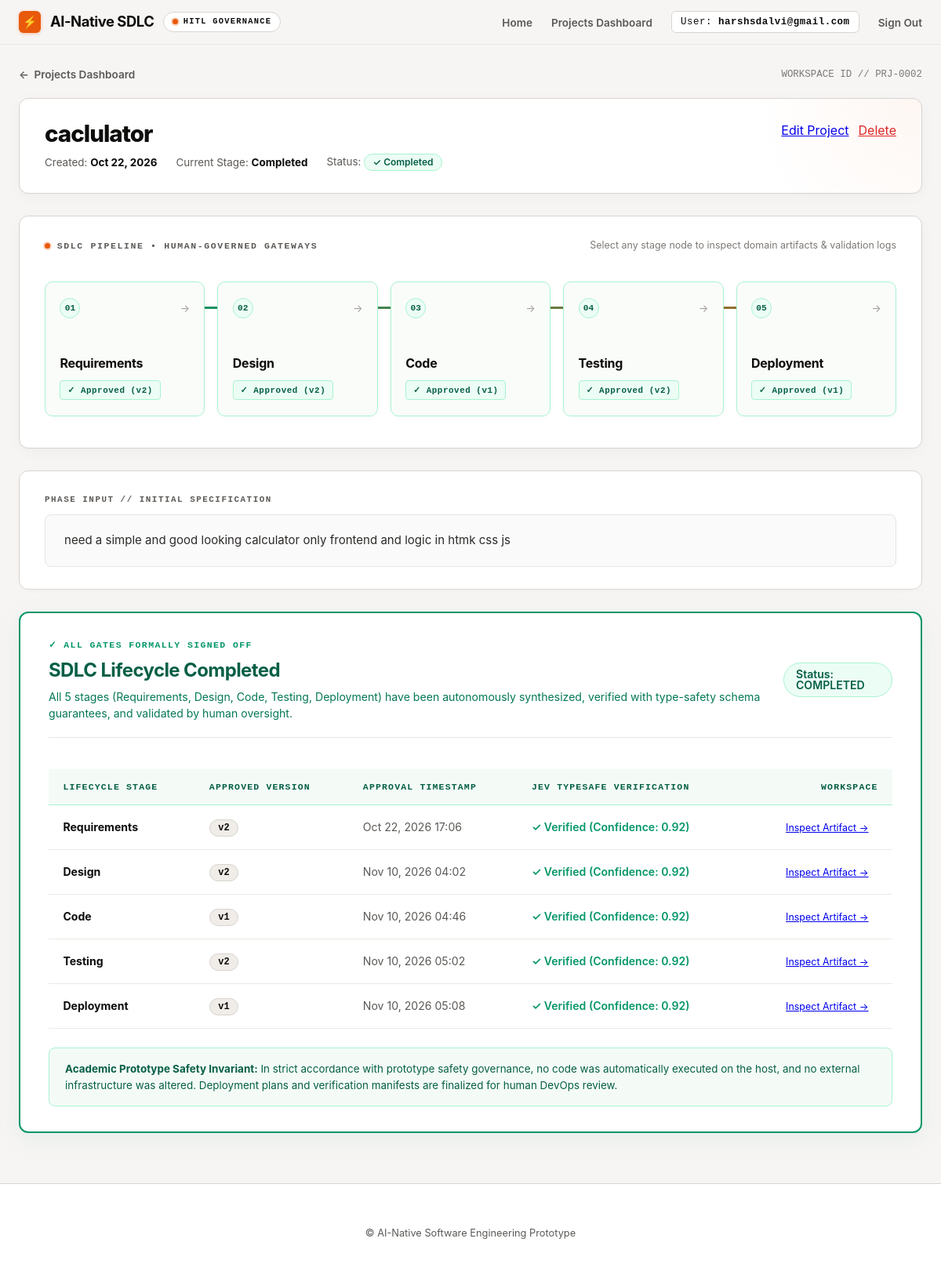
/projects/2/ (signed in), run on the app's committed database.
### projects/models.py (models this page shows, shortened)
class Project(models.Model):
    STAGE_CHOICES = [
        ('REQUIREMENTS', 'Requirements'),
        ('DESIGN', 'Design'),
        ('CODE', 'Code'),
        ('TESTING', 'Testing'),
        ('DEPLOYMENT', 'Deployment'),
        ('COMPLETED', 'Completed'),
    ]
    STATUS_CHOICES = [
        ('ACTIVE', 'Active'),
        ('COMPLETED', 'Completed'),
        ('ARCHIVED', 'Archived'),
    ]
    owner = models.ForeignKey(User, on_delete=models.CASCADE, related_name='projects')
    name = models.CharField(max_length=255)
    description = models.TextField()
    current_stage = models.CharField(max_length=20, choices=STAGE_CHOICES, default='REQUIREMENTS')
    status = models.CharField(max_length=20, choices=STATUS_CHOICES, default='ACTIVE')
    created_at = models.DateTimeField(auto_now_add=True)
    updated_at = models.DateTimeField(auto_now=True)
    class Meta:
        ordering = ['-updated_at']

### workflow/models.py (models this page shows, shortened)
class Artifact(models.Model):
    SOURCE_CHOICES = [
        ('AI', 'AI Generated'),
        ('HUMAN', 'Human Edited'),
    ]
    project = models.ForeignKey(Project, on_delete=models.CASCADE, related_name='artifacts')
    stage = models.CharField(max_length=20, choices=Project.STAGE_CHOICES)
    version = models.PositiveIntegerField(default=1)
    content = models.TextField()
    created_by = models.ForeignKey(User, on_delete=models.SET_NULL, null=True, blank=True, related_name='created_artifacts')
    source_type = models.CharField(max_length=10, choices=SOURCE_CHOICES, default='AI')
    is_approved = models.BooleanField(default=False)
    created_at = models.DateTimeField(auto_now_add=True)
    validation_meta = models.JSONField(null=True, blank=True)
    class Meta:
        unique_together = ('project', 'stage', 'version')
        ordering = ['-version']

### projects/views.py (the view)
# urls.py: path('<int:pk>/', views.project_detail_view, name='project_detail'),
@login_required
def project_detail_view(request, pk):
    project = get_object_or_404(Project, pk=pk, owner=request.user)
    stages = [s[0] for s in Project.STAGE_CHOICES]
    current_index = stages.index(project.current_stage) if project.current_stage in stages else 0
    completion_summary = None
    if project.status == 'COMPLETED' or project.current_stage == 'COMPLETED':
        summary_artifacts = []
        for s_key, s_name in [('REQUIREMENTS', 'Requirements'), ('DESIGN', 'Design'), ('CODE', 'Code'), ('TESTING', 'Testing'), ('DEPLOYMENT', 'Deployment')]:
            appr = project.artifacts.filter(stage=s_key, is_approved=True).order_by('-version').first()
            summary_artifacts.append({
                'stage': s_key,
                'stage_name': s_name,
                'artifact': appr,
            })
        completion_summary = {
            'is_completed': True,
            'artifacts': summary_artifacts,
        }
    sdlc_stages = ['REQUIREMENTS', 'DESIGN', 'CODE', 'TESTING', 'DEPLOYMENT']
    stage_display_names = dict(Project.STAGE_CHOICES)
    pipeline_info = []
    for s in sdlc_stages:
        approved_art = project.artifacts.filter(stage=s, is_approved=True).order_by('-version').first()
        has_any_art = project.artifacts.filter(stage=s).exists()
        pipeline_info.append({
            'stage': s,
            'name': stage_display_names.get(s, s),
            'is_approved': approved_art is not None,
            'approved_version': approved_art.version if approved_art else None,
            'is_current': (project.current_stage == s and project.status != 'COMPLETED'),
            'has_artifacts': has_any_art,
        })
    context = {
        'project': project,
        'stages': stages,
        'current_index': current_index,
        'completion_summary': completion_summary,
        'pipeline_info': pipeline_info,
    }
    return render(request, 'projects/project_detail.html', context)

### projects/templates/projects/project_detail.html (shortened to what this page needs)
{% extends "base.html" %}
{% block content %}
<div class="project-top-nav">
    <a href="{% url 'dashboard' %}" class="back-link">
        <span>&larr;</span>
        <span>Projects Dashboard</span>
    </a>
    <div style="font-size: 0.78rem; font-family: ui-monospace, SFMono-Regular, Menlo, Monaco, Consolas, monospace; color: #7D7975;">
        WORKSPACE ID // PRJ-{{ project.pk|stringformat:"04d" }}
    </div>
</div>
<div class="detail-header-card">
    <div>
        <h1 class="project-title-large">{{ project.name }}</h1>
        <div class="project-meta-row">
            <span>Created: <strong>{{ project.created_at|date:"M d, Y" }}</strong></span>
            <span>Current Stage: <strong>{{ project.get_current_stage_display }}</strong></span>
            <span>Status:
                {% if project.status == 'COMPLETED' %}
                    <span class="badge badge-approved">✓ Completed</span>
                {% else %}
                    <span class="badge" style="background:#FFF7ED; color:#C2410C; border:1px solid #FED7AA;">
                        <span class="signal-dot" style="width:5px; height:5px;"></span> Active Pipeline
                    </span>
                {% endif %}
            </span>
        </div>
    </div>
    <div style="display: flex; gap: 0.75rem; align-items: center;">
        <a href="{% url 'project_update' project.pk %}" class="btn-secondary">Edit Project</a>
        <a href="{% url 'project_delete' project.pk %}" class="btn-secondary" style="color:#DC2626; border-color:#FECACA;">Delete</a>
    </div>
</div>
<div class="pipeline-section">
    <div class="pipeline-header">
        <div class="pipeline-header-title">
            <span class="signal-dot"></span>
            <span>SDLC Pipeline &bull; Human-Governed Gateways</span>
        </div>
        <span style="font-size: 0.78rem; color: #7D7975;">Select any stage node to inspect domain artifacts &amp; validation logs</span>
    </div>
    <div class="pipeline-track-wrapper">
        <div class="pipeline-nodes-grid">
            {% for node in pipeline_info %}
                <a href="{% url 'stage_detail' project.pk node.stage %}"
                   class="pipeline-node {% if node.is_approved %}node-approved{% elif node.is_current %}node-current{% endif %}">
                    <div class="node-top-strip">
                        <span class="node-idx-badge">0{{ forloop.counter }}</span>
                        <span class="node-arrow-hint">&rarr;</span>
                    </div>
                    <div>
                        <div class="node-stage-title">{{ node.name }}</div>
                        {% if node.is_approved %}
                            <span class="node-status-chip chip-approved">✓ Approved (v{{ node.approved_version }})</span>
                        {% elif node.is_current %}
                            <span class="node-status-chip chip-current">● Current Active</span>
                        {% else %}
                            <span class="node-status-chip chip-pending">○ Pending</span>
                        {% endif %}
                    </div>
                </a>
            {% endfor %}
        </div>
    </div>
</div>
<div class="section-card">
    <div class="section-tag">
        <span>PHASE INPUT // INITIAL SPECIFICATION</span>
    </div>
    <div class="problem-statement-text">{{ project.description }}</div>
</div>
{% if completion_summary %}
<div class="completion-card">
    <div class="completion-card-header">
        <div>
            <div style="font-family: ui-monospace, SFMono-Regular, Menlo, Monaco, Consolas, monospace; font-size: 0.72rem; font-weight: 700; color: #059669; letter-spacing: 0.12em; text-transform: uppercase; margin-bottom: 0.35rem;">
                ✓ ALL GATES FORMALLY SIGNED OFF
            </div>
            <h2 style="margin: 0; color: #065F46; font-size: 1.5rem; letter-spacing: -0.025em;">
                SDLC Lifecycle Completed
            </h2>
            <p style="margin: 0.35rem 0 0 0; color: #047857; font-size: 0.88rem;">
                All 5 stages (Requirements, Design, Code, Testing, Deployment) have been autonomously synthesized, verified with type-safety schema guarantees, and validated by human oversight.
            </p>
        </div>
        <span class="badge badge-approved" style="font-size: 0.88rem; padding: 0.45rem 0.95rem;">
            Status: COMPLETED
        </span>
    </div>
    <div style="overflow-x: auto;">
        <table class="completion-table">
            <thead>
                <tr>
                    <th>Lifecycle Stage</th>
                    <th>Approved Version</th>
                    <th>Approval Timestamp</th>
                    <th>Jev TypeSafe Verification</th>
                    <th style="text-align: right;">Workspace</th>
                </tr>
            </thead>
            <tbody>
                {% for item in completion_summary.artifacts %}
                <tr>
                    <td style="font-weight: 700;">
                        {{ item.stage_name }}
                    </td>
                    <td>
                        {% if item.artifact %}
                            <span class="badge" style="background:#F0ECE8; color:#0D0D0C; border:1px solid #D8D4D0; font-family:ui-monospace, monospace;">v{{ item.artifact.version }}</span>
                        {% else %}
                            <span style="color:#9D9996;">None</span>
                        {% endif %}
                    </td>
                    <td style="color:#5C5956;">
                        {{ item.artifact.created_at|date:"M d, Y H:i"|default:"-" }}
                    </td>
                    <td>
                        {% if item.artifact.validation_meta %}
                            <span style="color:#059669; font-weight:600; display:inline-flex; align-items:center; gap:0.35rem;">
                                ✓ Verified (Confidence: {{ item.artifact.validation_meta.confidence|default:"N/A" }})
                            </span>
                        {% else %}
                            <span style="color:#5C5956;">Human Sovereign Verified</span>
                        {% endif %}
                    </td>
                    <td style="text-align: right;">
                        {% if item.artifact %}
                            <a href="{% url 'stage_detail' project.pk item.stage %}" class="btn-secondary" style="padding: 0.3rem 0.75rem; font-size: 0.78rem;">
                                Inspect Artifact &rarr;
                            </a>
                        {% endif %}
                    </td>
                </tr>
                {% endfor %}
            </tbody>
        </table>
    </div>
    <div class="safety-note-box">
        <strong>Academic Prototype Safety Invariant:</strong> In strict accordance with prototype safety governance, no code was automatically executed on the host, and no external infrastructure was altered. Deployment plans and verification manifests are finalized for human DevOps review.
    </div>
</div>
{% endif %}
{% endblock %}

### templates/base.html (shortened to what this page needs)
<!DOCTYPE html>
<html lang="en">
<head>
</head>
<body class="{% block body_class %}{% endblock %}">
    {% block header %}
    <header class="{% block header_class %}{% endblock %}">
        <nav>
            <a href="/" class="brand-box">
                <span class="brand-icon-box">⚡</span>
                <span class="logo">AI-Native SDLC</span>
                <span class="seminar-pill"><span class="signal-dot"></span> HITL Governance</span>
            </a>
            <ul class="nav-links">
                <li><a href="/">Home</a></li>
                <li><a href="/projects/">Projects Dashboard</a></li>
                {% if user.is_authenticated %}
                    <li class="nav-user">User: <strong>{{ user.username }}</strong></li>
                    <li>
                        <form method="post" action="{% url 'logout' %}" style="display:inline;">
                            <button type="submit" class="nav-btn">Sign Out</button>
                        </form>
                    </li>
                {% else %}
                    <li><a href="{% url 'login' %}">Login</a></li>
                    <li><a href="{% url 'register' %}">Register</a></li>
                {% endif %}
            </ul>
        </nav>
    </header>
    {% endblock header %}
    <main class="{% block main_class %}container{% endblock %}">
        {% block content %}
        {% endblock content %}
    </main>
    {% block footer %}
    <footer>
        <p>&copy; AI-Native Software Engineering Prototype</p>
    </footer>
    {% endblock footer %}
</body>
</html>

### data on the page
Project: pk "0002", name "caclulator", created_at "Oct 22, 2026", current_stage "Completed", description "need a simple and good looking calculator only frontend and logic in htmk css js"
Artifact: name "Requirements", approved_version "2", stage_name "Requirements", artifact.version "2", artifact.created_at "Oct 22, 2026 17:06", artifact.validation_meta.confidence "0.92"
Artifact: name "Design", approved_version "2", stage_name "Design", artifact.version "2", artifact.created_at "Nov 10, 2026 04:02", artifact.validation_meta.confidence "0.92"
Artifact: name "Code", approved_version "1", stage_name "Code", artifact.version "1", artifact.created_at "Nov 10, 2026 04:46", artifact.validation_meta.confidence "0.92"
Artifact: name "Testing", approved_version "2", stage_name "Testing", artifact.version "2", artifact.created_at "Nov 10, 2026 05:02", artifact.validation_meta.confidence "0.92"
Artifact: name "Deployment", approved_version "1", stage_name "Deployment", artifact.version "1", artifact.created_at "Nov 10, 2026 05:08", artifact.validation_meta.confidence "0.92"

### other printed values
{{ user.username }} "harshsdalvi@gmail.com"
